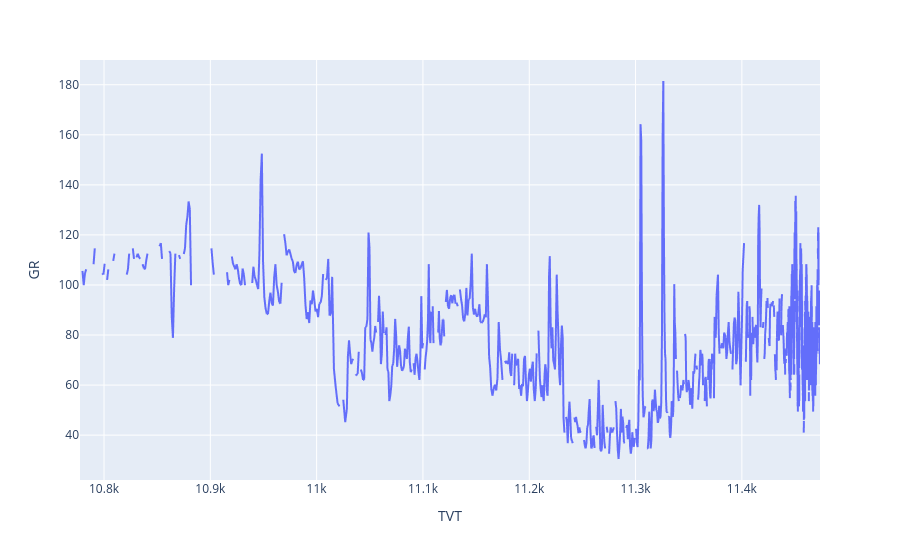

Source (notebook cell):
### Code cell
px.line(well_data, x="TVT",y="GR")

### Figure 1 — Plotly figure (JSON) as saved in the notebook; plotly's stock layout.template omitted (floating-point values rounded to 4 significant figures; data arrays with more than 128 entries replaced by an {"elided": "..."} marker saying what was removed)
{"data": [{"hovertemplate": "TVT=%{x}<br>GR=%{y}<extra></extra>", "legendgroup": "", "line": {"color": "#636efa", "dash": "solid"}, "marker": {"symbol": "circle"}, "mode": "lines", "name": "", "showlegend": false, "type": "scattergl", "x": {"elided": "6002 float values"}, "xaxis": "x", "y": {"elided": "6002 float values"}, "yaxis": "y"}], "layout": {"legend": {"tracegroupgap": 0}, "margin": {"t": 60}, "xaxis": {"anchor": "y", "domain": [0, 1], "title": {"text": "TVT"}}, "yaxis": {"anchor": "x", "domain": [0, 1], "title": {"text": "GR"}}}}
